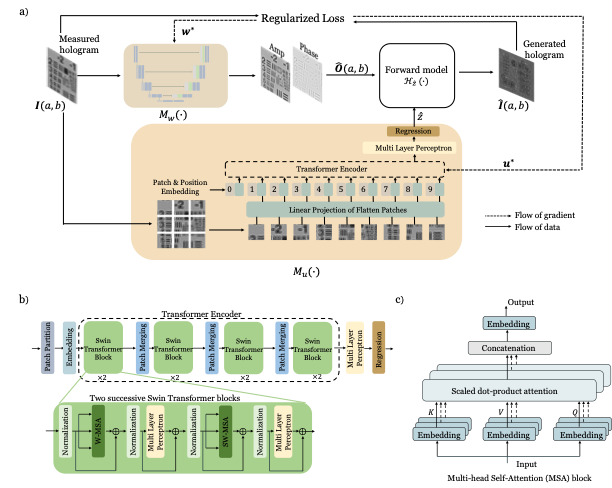
#> input picture src/network.png, 612 x 488 px
$ python -i eval_utils.py   (imports and definitions only)
#> lines starting #> are read from the running program, lines starting #| are printed output that depends on the picture
import numpy as np
from skimage.metrics import structural_similarity as ssim
from skimage.metrics import mean_squared_error as mse
from skimage.metrics import peak_signal_noise_ratio as psnr
from skimage.metrics import normalized_mutual_information as nmi

# [28 lines left out: function smooth_line_segment, not called in this run]
def ssim_score(img1, img2, **kwargs):
    return ssim(img1, img2, **kwargs)


# [9 lines left out: function rescale_img, not called in this run]

def mse_score(img1, img2, **kwargs):
    return mse(img1, img2, **kwargs)

def psnr_score(ref, test, **kwargs):
    return psnr(ref, test, **kwargs)

def nmi_score(img1, img2, **kwargs):
    return nmi(img1, img2, **kwargs)

def edge_detection(img):
    from skimage.filters import sobel
    return sobel(img)


# [24 lines left out: functions compare_curve, shift_curve, SNR, not called in this run]

def mean_edge_factor(edge_mtr):
    return np.mean(edge_mtr)


def BRISQUE_score(img_path,resized = None):
    '''
    BRISQUE is a no-reference image quality score.
    Blind/Referenceless Image Spatial Quality Evaluator (BRISQUE)
    '''
#> called with img_path = '../src/network.png'
    from brisque import BRISQUE
    from PIL import  Image
    if resized:
        img_arr = np.array(Image.open(img_path).convert('RGB').resize(resized))
    else:
        img_arr = np.array(Image.open(img_path).convert('RGB'))
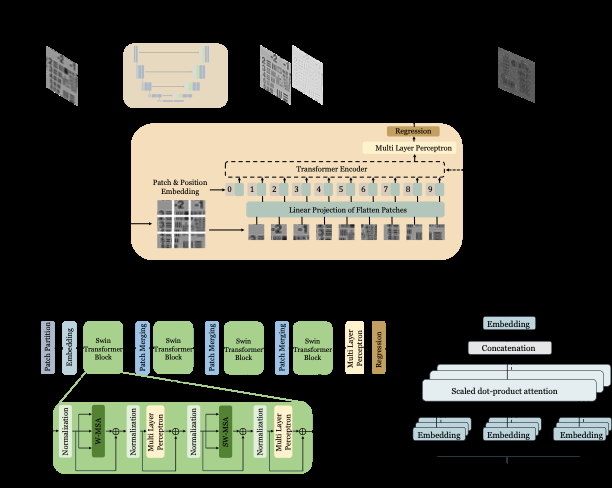
#> img_arr: shape (488, 612, 3); mean R, G, B 66.7, 67.9, 58.1
#> (the run stopped early here; a loop or call above may not have finished)
